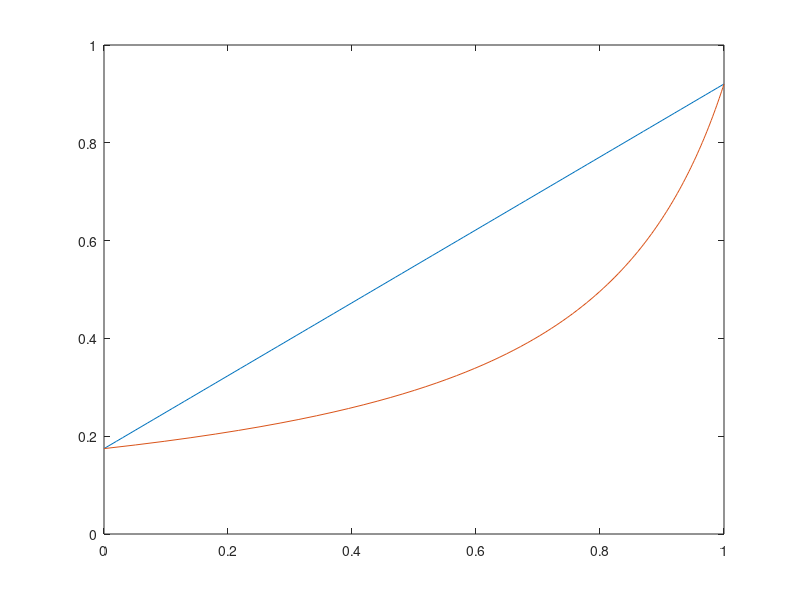
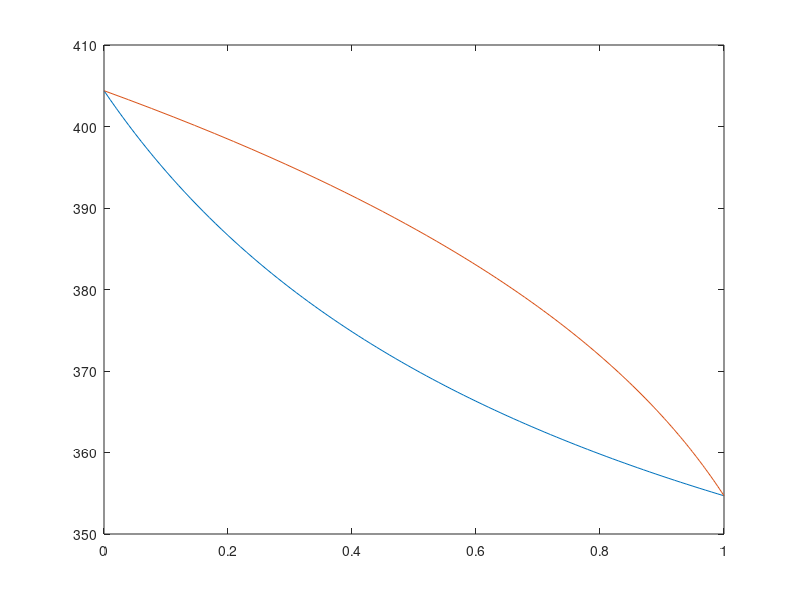

Source code (MATLAB) for these figures, in order:
function vle_1
    t = [0:0.01:1];
    P_benz_s=@ (T) 10.^(4.72853-1660.652./(T-1.461)); %давление паров бензола при данной температуре
    P_benzCl_s= @ (T) 10.^(4.11083-1435.675./(T-55.124)); %давление паров хлорбензола при данной температуре
    P_benz= @ (T, x) P_benz_s(T).*x; %парциальное давление бензола в системе x - мольная доля бензола
    P_benzCl= @(T, x) P_benzCl_s(T).*(1-x); % парциальное давление хлорбензола в системе x - мольная доля бензола
    y = @(T, x) P_benz(T, x)./(P_benz(T,x)+P_benzCl(T,x)); % состав пара при  x бензола
    P= @(T, x) P_benz(T, x)+P_benzCl(T,x); % общее давление в системе
    figure;
    plot(t, P(350, t.'), y(350, t.'), P(350, t.')); %pxy диаграмма при t= 350 К
    x0=t.*0+500; %вектор начальных значений температуры
    T_plot= @(x) fsolve( @(T) P(T, x)-1, x0.'); %функция расчета температуры при p=1 бар
    Y = T_plot(t.');
    figure;
    plot(t, Y, y(Y, t.'), Y); %txy диаграмма при p=1 бан
end